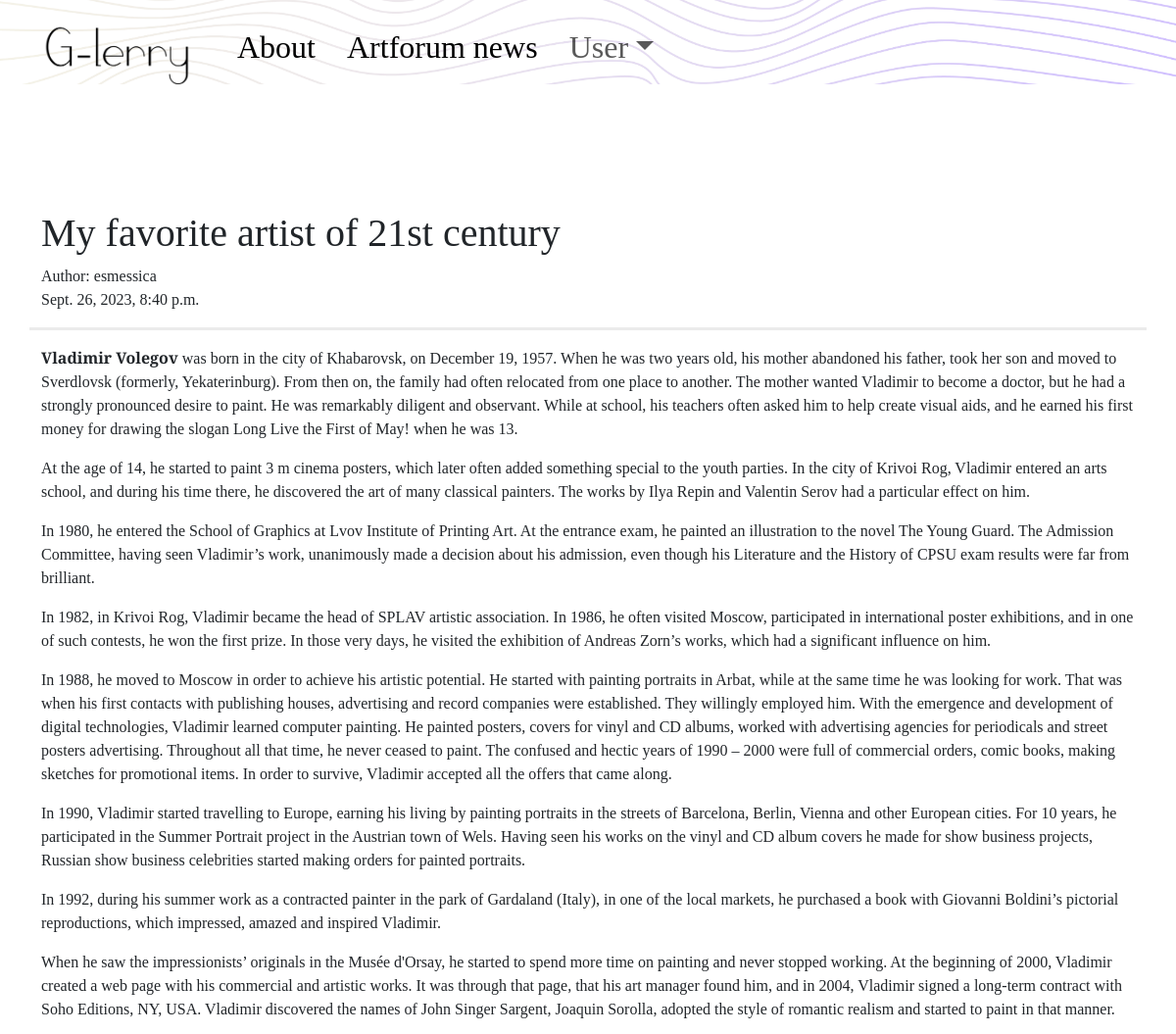
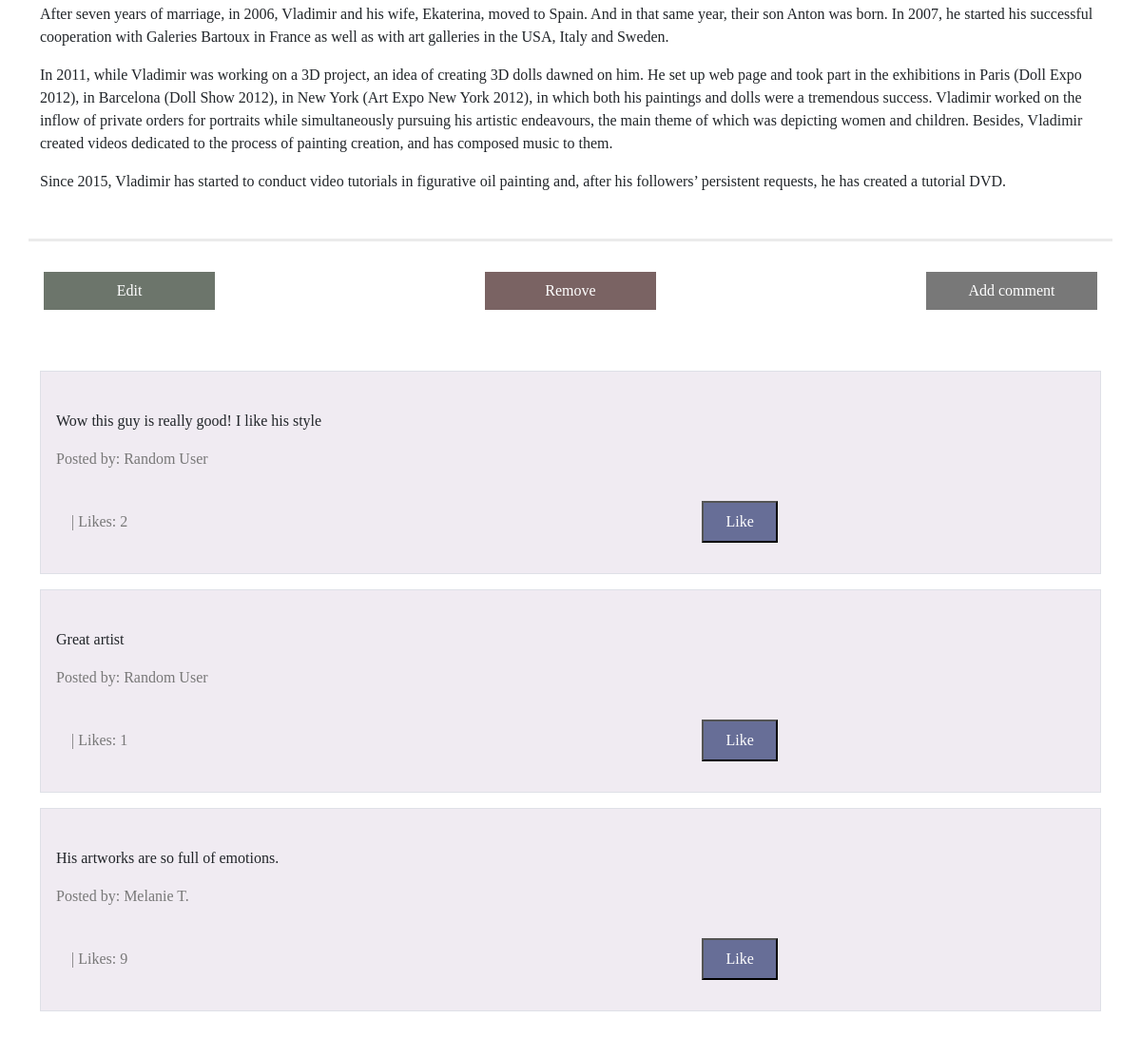
Screenshot of /post/4 (signed in) with the database file from the repository (2 pictures, top to bottom).
### blog/models.py (models this page shows, shortened)
class Post(models.Model):
    author = models.ForeignKey('auth.User', on_delete=models.CASCADE)
    title = models.CharField(max_length=200)
    text = RichTextField(blank=True, null=True)
    create_date = models.DateTimeField(default=timezone.now)
    published_date = models.DateTimeField(blank=True, null=True)
    """
        The primary key patches to self.pk, after i create post, and i hit publication,
        go to post detail of the primary key of post i just created

    """

class Comments(models.Model):
    post = models.ForeignKey('blog.Post', related_name='comments', on_delete=models.CASCADE)
    author = models.CharField(max_length=100)
    text = models.TextField()
    create_date = models.DateTimeField(default=timezone.now())
    approved_comment = models.BooleanField(default=False)
    likes = models.PositiveIntegerField(default=0)
    """
        After post comment, go back to list of all posts,
        comment has to be approved before being there
    """

### blog/views.py (the view)
# urls.py: path('post/<int:pk>', views.PostDetailView.as_view(), name='post_detail'),
class PostDetailView(DetailView):
    model = Post

### blog/templates/blog/post_detail.html (shortened to what this page needs)
{% extends "blog/base.html" %}
{% load static %}
{% block content %}
    <h1 class="post-title"> {{ post.title }} </h1>
        {% if post.published_date %}
        <div class="date postdate">
            Author: {{ post.author }}
            <br>
            {{post.published_date}}
        </div>
        {% else %}
        <a class="btn btn-secondary" href="{% url 'post_publish' pk=post.pk %}">Publish</a>
        {% endif %}
    <p class="post-content">
        {{ post.text|safe|linebreaksbr }}
    </p>
        <div class="button-container">
        {% if user.is_authenticated and post.author == user %}
            <a class="button-post editbtn " href="{% url 'post_edit' pk=post.pk %}">Edit</a>
            <a class="button-post removebtn" href="{% url 'post_delete' pk=post.pk %}">Remove</a>
        {% endif %}
            <a href="{% url 'add_comment_to_post' pk=post.pk %}" class="button-post addcmntbtn">Add comment</a>
        </div>
   <div class="container comment-section">
        {% for comment in post.comments.all %}
            <div class="comment-one">
                <br>
                <p>{{ comment.text|safe|linebreaks }}</p>
                <p class="posted-by">Posted by: {{ comment.author }}</p>
                <span class="likes-text" id="likeCount_{{ comment.pk }}"> | Likes: {{ comment.likes }}</span>
                <button class="button-post likebtn" onclick="likeComment({{ comment.pk }})">Like</button>
            </div>
        {% endfor %}
    </div>
{% endblock %}

### blog/static/css/blog.css (style rules this page uses)
* { font-family: 'Playfair Display', serif; }
.comment-one { border: 1px solid #dee0e7; margin: 1rem 0; background-color: #f0ebf2; padding: 0 1rem 1rem 1rem; }
.post-content { margin: 1rem 0; border-top: 3px solid #ebebeb; }
.likes-text { margin: 2rem 0 0 1rem; color: #787878; }
.posted-by { color: #787878; }
.button-container { display: flex; justify-content: space-between; border-top: 3px solid #ebebeb; margin: 1rem 0; padding: 1rem 0; }
.button-post { text-decoration: none; color: white; background: #787878; text-align: center; margin: 1rem 1rem; padding: 0.5rem 0; width: 15vw; transition: background-color 0.3s, box-shadow 0.3s; }
.editbtn { background-color: #6c756b; }
.removebtn { background-color: #7a6363; }
.likebtn { width: 5rem; background-color: #676e97; margin-left: 50vw; }

### rows the page displays
Post: title "My favorite artist of 21st century", author "esmessica", published_date "Sept. 26, 2023, 8:40 p.m.", text "Vladimir Volegov was born in the city of Khabarovsk, on December 19, 1957. When he was two years old, his mother abandoned his father, took her son and moved to Sverdlovsk (formerly, Yekaterinburg). From then on, the family had often relocated from one place to another. The mother wanted Vladimir to become a doctor, but he had a strongly pronounced desire to paint. He was remarkably diligent and observant. While at school, his teachers often asked him to help create visual aids, and he earned his first money for drawing the slogan Long Live the First of May! when he was 13. At the age of 14, he started to paint 3 m cinema posters, which later often added something special to the youth…"
Comments: text "Wow this guy is really good! I like his style", author "Random User", likes "2"
Comments: text "Great artist", author "Random User", likes "1"
Comments: text "His artworks are so full of emotions.", author "Melanie T.", likes "9"
